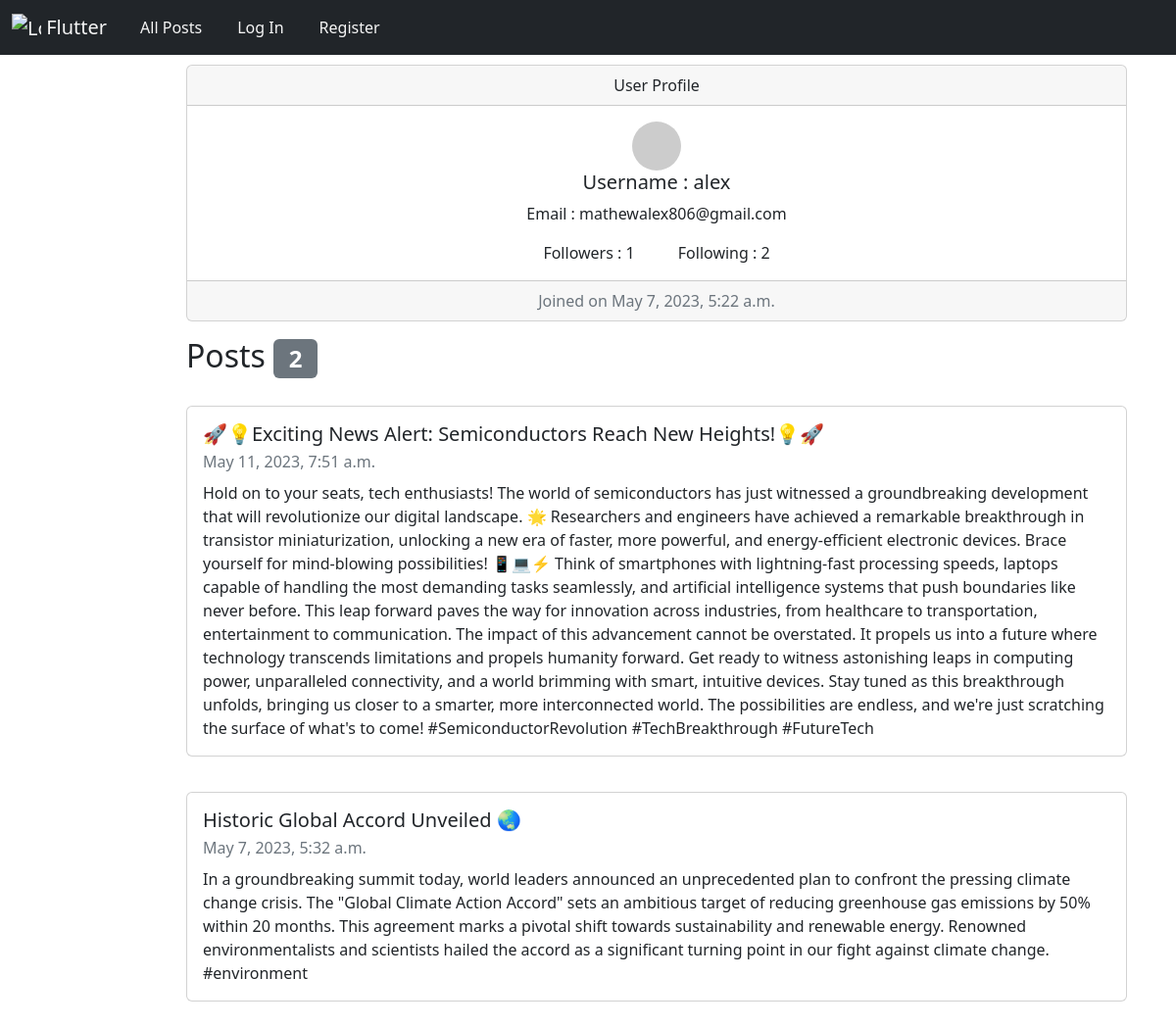
The page /profile/alex on the database as committed earlier.
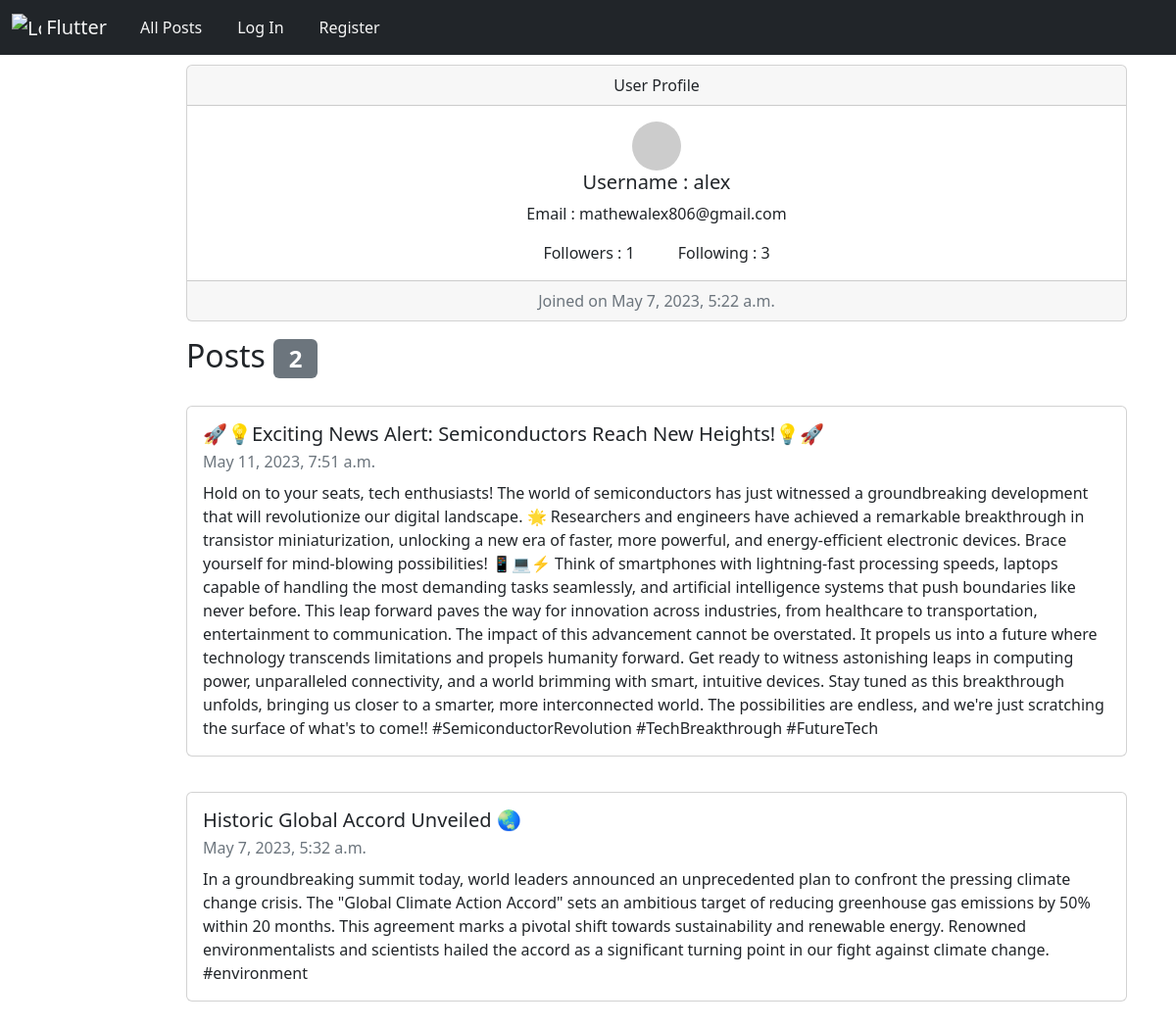
The same page on the database as committed later.
### network/models.py (models this page shows, shortened)
class User(AbstractUser):
    followers = models.ManyToManyField('self', related_name='following', symmetrical=False, blank=True)
    pic = models.CharField(max_length=500, default="https://www.kindpng.com/picc/m/24-248253_user-profile-default-image-png-clipart-png-download.png")

class Post(models.Model):
    user= models.ForeignKey(User, on_delete=models.CASCADE)
    title = models.CharField(max_length=64)
    description = models.TextField(max_length=2000)
    timestamp = models.DateTimeField(auto_now_add=True)

### network/views.py (the view)
# urls.py: path("profile/<str:username>", views.profile, name= "profile"),
def profile(request, username):
    user = User.objects.get(username= username)
    post = Post.objects.filter(user = User.objects.get(username = username))
    posts = post.order_by("-timestamp").all()
    no = len(posts)
    follow = user.followers.all()
    a=[]
    for i in follow:
        a.append(i.username)
    return render(request, "network/profile.html", {"user_obj": user, "posts": posts, "no": no, "follow": a})

### network/templates/network/profile.html (shortened to what this page needs)
{%extends 'network/layout.html'%}
{%load static%}
{%block body%}
<div class="cards">
<div class="card text-center" style="width: 60rem;">
    <div class="card-header">
      User Profile
    </div>
    <div class="card-body">
      <img src="{{user_obj.pic}}" class="avatar">
      <h5 class="card-title">Username : {{user_obj.username}}</h5>
      <p class="card-text">Email : {{user_obj.email}}</p>
      <p class="card-text">Followers : {{user_obj.followers.count}} Following : {{user_obj.following.count}}</p>
    </div>
    <div class="card-footer text-muted">
     Joined on  {{user_obj.date_joined}}
    </div>
</div>
<h2>Posts <span class="badge bg-secondary" style="color: white;">{{no}}</span></h2>
</div>
{% for i in posts%}
<div class="cards">
    <div class="card" style="width: 60rem;">
        <div class="card-body">
          <h5 class="card-title">{{i.title}}</h5>
          <p class="card-subtitle mb-2 text-muted">{{i.timestamp}}</p>
          <p class="card-text">{{i.description}}</p>
        </div>
      </div>
</div>
{% endfor %}
{%endblock%}

### network/templates/network/layout.html (shortened to what this page needs)
{% load static %}
<!DOCTYPE html>
<html lang="en">
    <head>
        <link rel="stylesheet" href="https://stackpath.bootstrapcdn.com/bootstrap/4.4.1/css/bootstrap.min.css">
        <link href="{% static 'network/styles.css' %}" rel="stylesheet">
        <link href="https://cdn.jsdelivr.net/npm/bootstrap@5.2.3/dist/css/bootstrap.min.css" rel="stylesheet">
        <link rel="stylesheet" href="https://cdnjs.cloudflare.com/ajax/libs/font-awesome/4.7.0/css/font-awesome.min.css">
    </head>
    <body style="background-image: url(https://mcdn.wallpapersafari.com/medium/27/32/jt4AoG.jpg);">
        <nav class="navbar navbar-expand-lg bg-dark">
            <div class="container-fluid">
                <a class="navbar-brand" href="{% url 'index'%}" style="color: whitesmoke;">
                    <img src="https://www.iconsdb.com/icons/preview/color/A020F0/twitter-xxl.png" alt="Logo" width="30" height="24" class="d-inline-block align-text-top">
                    Flutter
                  </a>
              <div class="collapse navbar-collapse" id="navbarNav">
                <ul class="navbar-nav">
                  <li class="nav-item">
                    <a class="nav-link" href="{%url 'index'%}" style="color: whitesmoke;">All Posts</a>
                  </li>
                  {%if user.is_authenticated%}
                  <li class="nav-item">
                    <a class="nav-link" href="{% url 'new_post'%}" style="color: whitesmoke;">Create New Post</a>
                  </li>
                  <li class="nav-item">
                    <a class="nav-link" href="{% url 'following'%}" style="color: whitesmoke;">Following</a>
                  </li>
                  <li class="nav-item">
                    <a class="nav-link" href="{% url 'logout' %}" style="color: whitesmoke;">Logout</a>
                  </li>
                  {%else%}
                  <li class="nav-item">
                    <a class="nav-link" href="{% url 'login' %}" style="color: whitesmoke;">Log In</a>
                  </li>
                  <li class="nav-item">
                    <a class="nav-link" href="{% url 'register' %}" style="color: whitesmoke;">Register</a>
                  </li>
                  {%endif%}
                </ul>
              </div>
            </div>
          </nav>
        <div class="body">
            {% block body %}
            {% endblock %}
        </div>
    </body>
</html>

### network/static/network/styles.css (style rules this page uses)
a { color: white; text-decoration: none; }
.cards { margin: auto; width: 70%; padding: 10px; }
.navbar ul li { padding: 0px 10px; }
.avatar { vertical-align: middle; width: 50px; height: 50px; border-radius: 50%; }

Rows that differ between the two databases and show on the page:
changed User "alex": following.count "2" → "3"
changed Post "🚀💡Exciting News Alert: Semiconductors Reach New Heights!💡🚀": description "…surface of what's to come! #SemiconductorRevolution #TechBreakthrough #FutureTech" → "…surface of what's to come!! #SemiconductorRevolution #TechBreakthrough #FutureTech"
